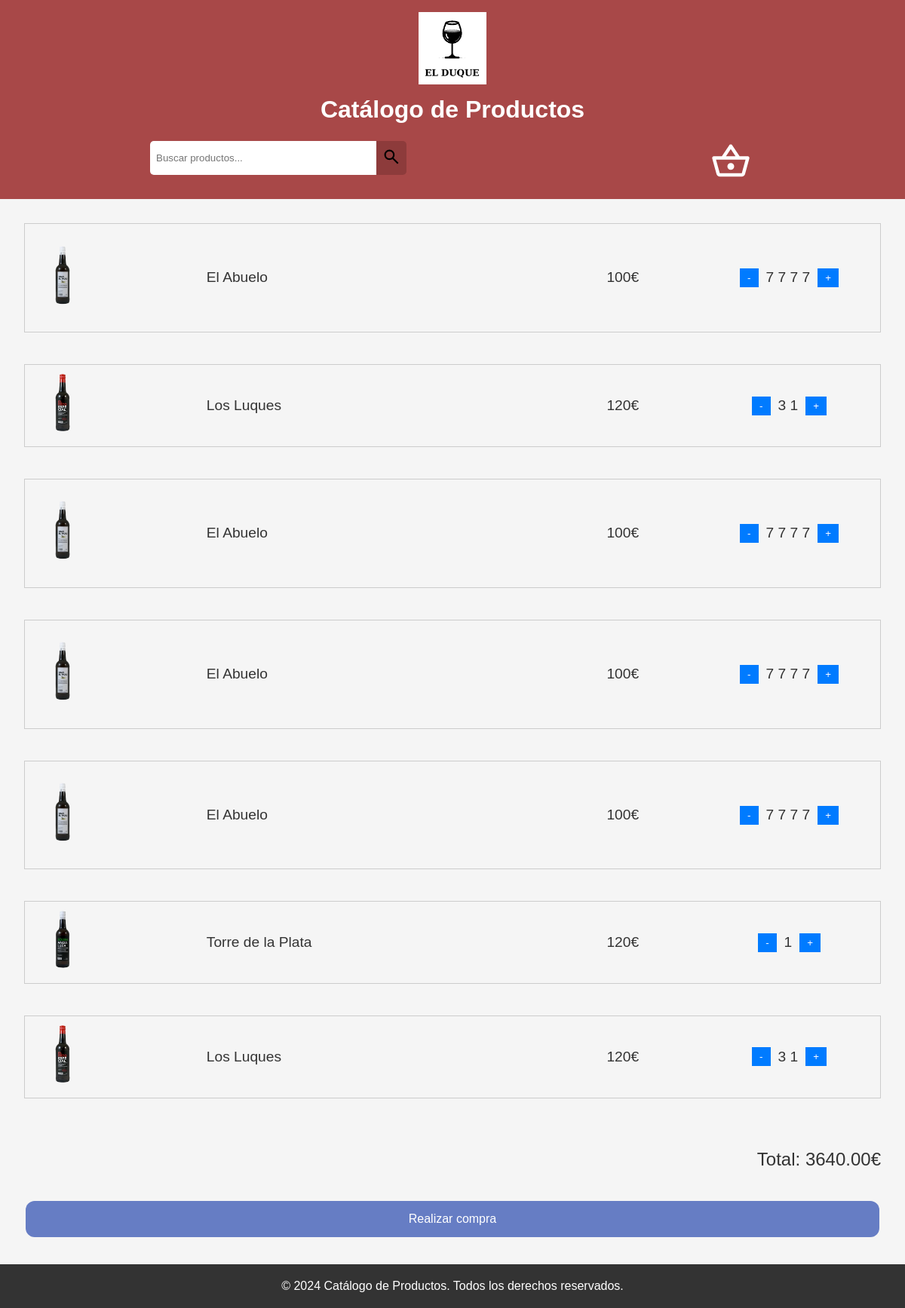
The page /carrito (signed in) on the database its author committed.
### tables this page shows
CREATE TABLE INVENTARIO (
    Codigo_producto INTEGER PRIMARY KEY,
    Nombre TEXT(32),
    Stock INTEGER(4),
    Puntuación INTEGER(2),
    Añada INTEGER(4),
    Precio_producto INTEGER(3),
    Pasillo_almacen INTEGER(2),
    Codigo_almacen INTEGER(5),
    Codigo_botella INTEGER(3),
    Codigo_uva INTEGER(3),
    Codigo_caja INTEGER(3)
);

CREATE TABLE CARRITO(
    CodCliente INTEGER NOT NULL,
    CodProd INTEGER NOT NULL,
    Cantidad INTEGER NOT NULL,
    CodDescuento INTEGER,
    PrecioProdCant REAL NOT NULL
);

### carrito.py (the view)
@carrito.route('/carrito')
def otra_ruta2():
    if 'username' not in session:
        return redirect(url_for('login'))
    bd = DatabaseController()
    bd.connect()
    user_id = bd.fetch_data('CLIENTE where Email = "%s"' % session['username'],)[0][0]
    carrito = bd.fetch_data('CARRITO where CodCliente = "%s"' % user_id)
    print(carrito)
    productos = []
    for prod in carrito:
        producto = bd.fetch_data('INVENTARIO WHERE Codigo_producto = %s' % prod[1])
        print(producto)
        if producto:
            productos.append(producto[0])
    bd.close()
    return render_template('carrito.html', carrito=carrito, productos=productos)

### bd.py (called while the page is built)
    def connect(self):
        try:
            self.connection = sqlite3.connect(self.db_name)
            self.cursor = self.connection.cursor()
            print("Conexión establecida con la base de datos")
        except sqlite3.Error as e:
            print(f"Error al conectar a la base de datos: {e}")

    def fetch_data(self, table_name):
        try:
            select_query = f"SELECT * FROM {table_name}"
            self.cursor.execute(select_query)
            rows = self.cursor.fetchall()
            return rows
        except sqlite3.Error as e:
            print(f"Error al obtener datos de la tabla {table_name}: {e}")
            return None

    def close(self):
        if self.connection:
            self.connection.close()
            print("Conexión cerrada correctamente")

### templates/carrito.html (shortened to what this page needs)
<!DOCTYPE html>
<html lang="es">
<head>
</head>
<body>
    <header>
        <div id="logo">
            <a href="/catalogo">
                <img src="/static/img/logo.jpeg" alt="" style="height: 12vh">
            </a>
        </div>
        <h1>Catálogo de Productos</h1>
        <div class="search-div">
            <div class="search-container">
                <input type="text" id="search" placeholder="Buscar productos...">
                <button></button>
            </div>
            <a href="/carrito">
            </a>
        </div>
    </header>
    <main>
        <section class="product-list" id="product-list">
            {% for product in productos %}
            <div class="prod-carrito">
                <div class="img-carrito">
                    <img src="/static/img/{{ product.0 }}.webp" alt="">
                </div>
                <div class="tit-carrito">{{ product.1 }}</div>
                <div class="precio-carrito">{{ product.2 }}€</div>
                <div class="unid-carrito">
                    <button class="decrement" onclick="restacant('{{ product.0 }}')">-</button>
                    <p class="unid-carrito-detail" id="cant-prod-{{ product.0 }}">
                        {% for elem in carrito %}
                        {% if elem.1 == product.0 %}
                        {{ elem.2 }}
                        {% endif %}
                        {% endfor %}
                    </p>
                    <button class="increment" onclick="aniadecant('{{ product.0 }}')">+</button>
                </div>
            </div>
            {% endfor %}
            <div class="preciototal">Total: <span id="total">0</span>€</div>
            <button class="button" type="submit">Realizar compra</button>
        </section>
    </main>
    <footer>
        <p>&copy; 2024 Catálogo de Productos. Todos los derechos reservados.</p>
    </footer>
</body>
</html>

### templates/carrito.html (style rules this page uses)
* { margin: 0; padding: 0; box-sizing: border-box; }
body { font-family: Arial, sans-serif; line-height: 1.6; background-color: #f5f5f5; color: #333; }
header { background-color: #a84848; color: #fff; padding: 1rem 0; text-align: center; }
header h1 { margin-bottom: 1rem; }
.search-div { display: flex; justify-content: space-around; }
.search-container { display: flex; justify-content: center; margin-bottom: 1rem; }
.search-container input[type="text"] { width: 300px; padding: 0.5rem; border: none; border-radius: 5px 0 0 5px; outline: none; }
.search-container button { padding: 0.5rem; background-color: #8d3b3b; color: #fff; border: none; border-radius: 0 5px 5px 0; cursor: pointer; transition: background-color 0.3s; }
main { padding: 2rem; }
.product-list { display: flex; flex-wrap: wrap; justify-content: space-around; gap: 2rem; flex-direction: column; }
footer { background-color: #333; color: #fff; text-align: center; padding: 1rem 0; width: 100%; bottom: 0; }
.button { background-color: #667dc4; border: none; color: white; padding: 15px 32px; text-align: center; text-decoration: none; display: inline-block; font-size: 16px; margin: 4px 2px; cursor: pointer; border-radius: 12px; transition-duration: 0.4s; }
.prod-carrito { display: flex; align-items: center; border: 1px solid #ccc; padding: 10px; margin-bottom: 10px; }
.img-carrito { flex: 1; }
.img-carrito img { height: 10vh; }
.tit-carrito { flex: 2; font-size: 1.2em; margin-left: 10px; }
.precio-carrito { flex: 1; text-align: center; font-size: 1.2em; color: #333; }
.unid-carrito { flex: 1; display: flex; align-items: center; justify-content: center; }
.unid-carrito button { background-color: #007bff; color: white; border: none; padding: 5px 10px; cursor: pointer; }
.unid-carrito-detail { margin: 0 10px; font-size: 1.2em; }
.preciototal { font-size: 1.5em; text-align: right; margin-top: 20px; }

### rows shown on the page
INVENTARIO: shows a picture, Nombre "El Abuelo", Stock "100"
CARRITO: Cantidad "7"
CARRITO: Cantidad "7"
CARRITO: Cantidad "7"
CARRITO: Cantidad "7"
INVENTARIO: shows a picture, Nombre "Los Luques", Stock "120"
CARRITO: Cantidad "3"
CARRITO: Cantidad "1"
INVENTARIO: shows a picture, Nombre "Torre de la Plata", Stock "120"
CARRITO: Cantidad "1"
